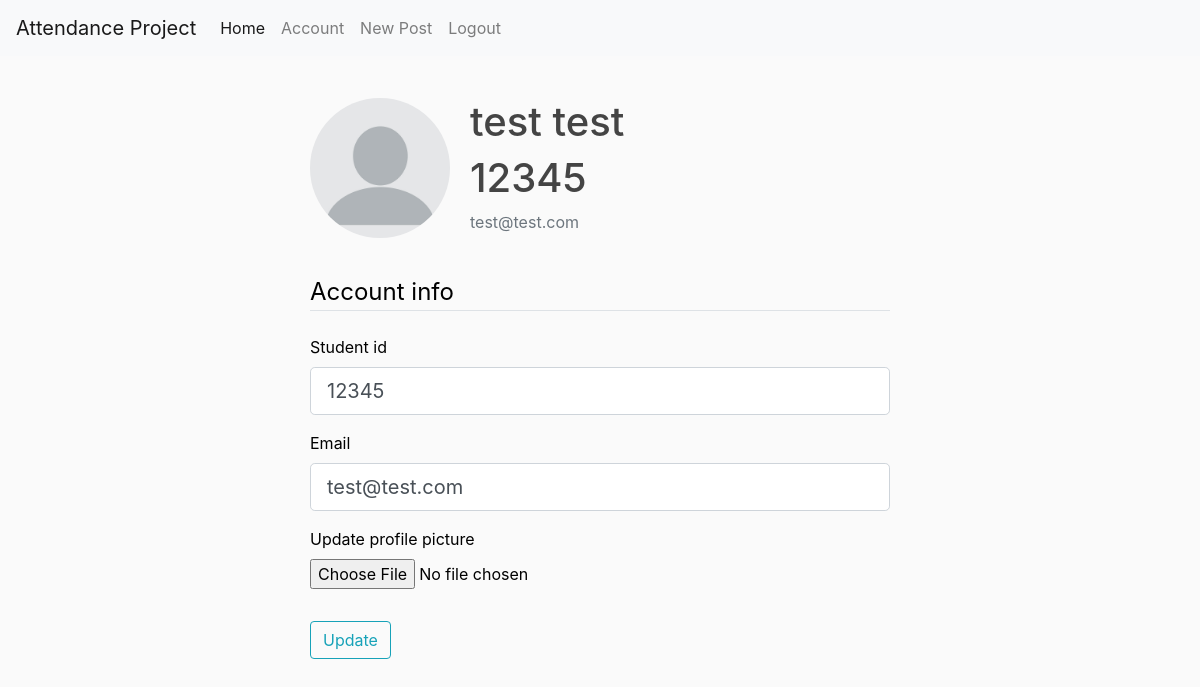
Screenshot of /account (signed in) with the database file from the repository.
### attendance/models.py (models this page shows, shortened)
class User(UserMixin ,db.Model):
    id = db.Column(db.Integer, primary_key=True)
    fname = db.Column(db.String(20), nullable=True)
    lname = db.Column(db.String(20), nullable=True)
    student_id = db.Column(db.String(20), unique=True, nullable=False)
    email = db.Column(db.String(120), unique=True, nullable=False)
    image_file = db.Column(db.String(20), nullable=False, default='default.jpg')
    password = db.Column(db.String(60), nullable=False)
    posts = db.relationship('Post', backref='author', lazy=True)

### attendance/users/routes.py (the view)
@users.route('/account', methods=["GET", "post"])
@login_required # reqquires user to be logged in to access
def account():
    form = UpdateAccouintForm()
    if form.validate_on_submit() and request.method == "POST":
        if form.picture.data:
            picture_file = save_picture(form.picture.data)
            current_user.image_file =  picture_file # change the users pfp to the new picture file
        current_user.student_id = form.student_id.data
        current_user.email = form.email.data # add new email address
        db.session.commit() # commit changed to database
        flash('Your account has been updated', 'success')
        return redirect(url_for('users.account'))
    else:
        form.student_id.data = current_user.student_id
        form.email.data = current_user.email
    image_file = url_for('static', filename='profile_pics/' + current_user.image_file)
    return render_template("account.html", title=account, image_file=image_file, form=form)

### attendance/users/forms.py (shortened to what this page needs)
class UpdateAccouintForm(FlaskForm):
    student_id = StringField("Student id",validators=[DataRequired(), Length(min=2, max=20)])
    email = StringField("Email",[validators.DataRequired(), validators.Email()])
    picture = FileField('Update profile picture', validators=[FileAllowed(['jpg','png'])])
    submit = SubmitField('Update')

### attendance/models.py (called while the page is built)
@login_manager.user_loader
def load_user(user_id):
    return User.query.get(int(user_id))

### attendance/templates/account.html (shortened to what this page needs)
{%extends "layout.html"%}
{% block content %}
<body>
    <div class="container">
        <div class="media">
            <img class="rounded-circle account-img" src="{{ image_file }}">
            <div class="media-body">
                <h2 class="account-heading">{{ current_user.fname }} {{ current_user.lname }}</h2>
                <h3 class="account-heading">{{ current_user.student_id }}</h3>
                <p class="text-secondary">{{ current_user.email }}</p>
            </div>
        </div>
    </div>
    <div class="container">
        <form method="POST" action="" enctype="multipart/form-data">
            <fieldset class="form-group">
                <legend class="border-bottom mb-4">Account info </legend>
                <div class="form-group">
                    {{ form.student_id.label(class="form-control-label") }}
                {% if form.student_id.errors %}
                    {{ form.student_id(class="form-control form-control-lg is invalid") }}
                    <div class="invalid-feedback">
                        {% for error in form.student_id.errors %}
                            <span>{{ error }}</span>
                        {% endfor %}
                    </div>
                    {% else %}
                        {{ form.student_id(class="form-control form-control-lg") }}
                    {% endif %}
                </div>
                <div class="form-group">
                    {{ form.email.label(class="form-control-label") }}
                    {% if form.email.errors %}
                        {{ form.email(class="form-control form-control-lg is invalid") }}
                        <div class="invalid-feedback">
                            {% for error in form.email.errors %}
                                <span>{{ error }}</span>
                            {% endfor %}
                        </div>
                    {% else %}
                        {{ form.email(class="form-control form-control-lg") }}
                    {% endif %}
                </div>
                <div class="form-group">
                    {{ form.picture.label() }}
                    {{ form.picture(class="form-control-file") }}
                </div>
            </fieldset>
            <div class="form-group">
                {{ form.submit(class="btn btn-outline-info") }}
            </div>
        </form>
    </div>
</body>
{% endblock %}

### attendance/static/css/style.css (style rules this page uses)
body { background: #fafafa; color: #333333; }
h1, h2, h3, h4, h5, h6 { color: #444444; }
form { color:black; }
.container { width: 50%; margin: auto; padding: 10px; }
.account-img { height: 140px; width: 140px; margin-right: 20px; margin-bottom: 16px; }
.account-heading { font-size: 2.5rem; }
.media { margin-top: 2rem; }

### rows the page displays
User: fname "test", lname "test", student_id "12345", email "test@test.com"
